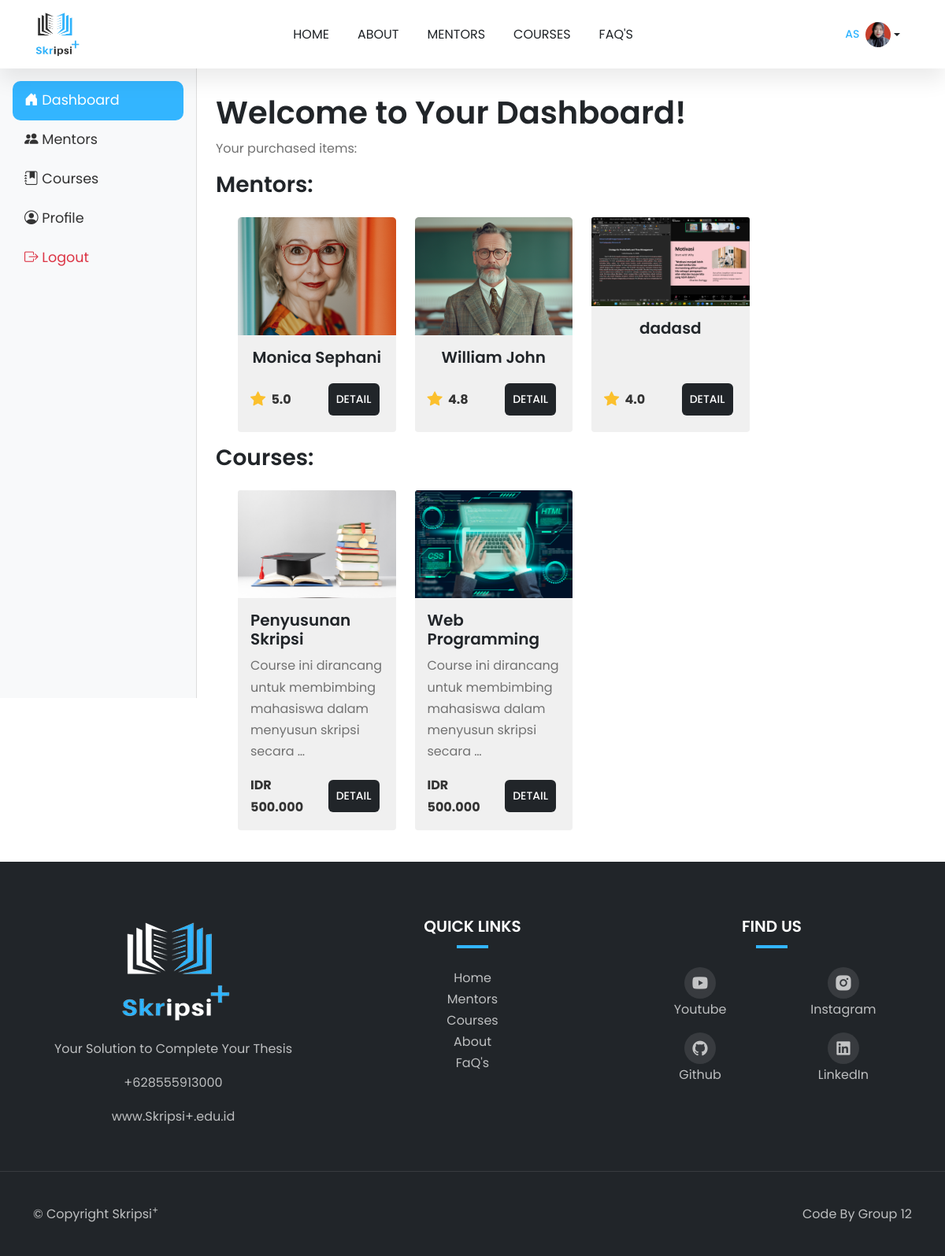
Page /dashboard/ (signed in) on the earlier database version.
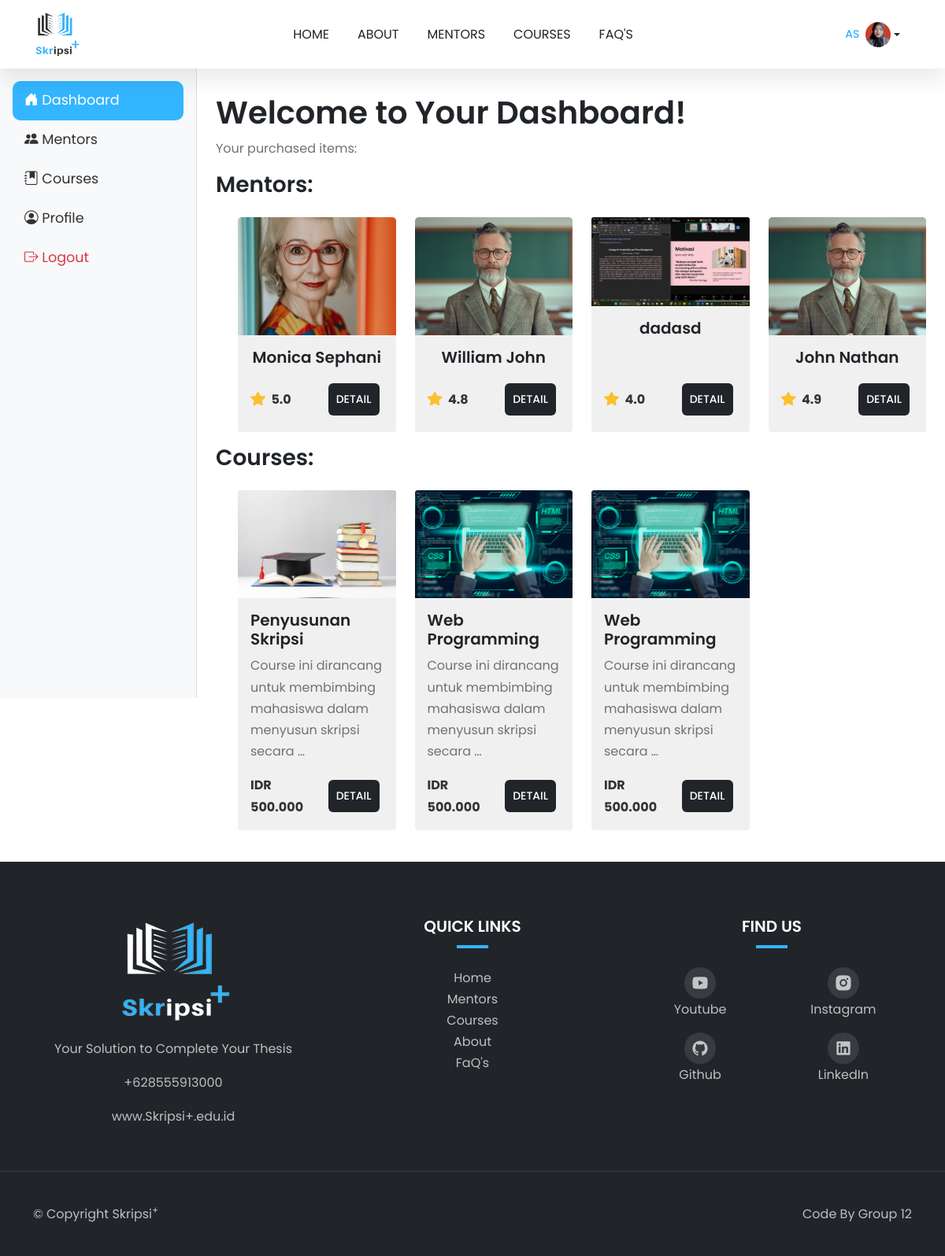
Same page on the later database version.
### public_app/models.py (models this page shows, shortened)
class Profile(models.Model):
    user = models.OneToOneField(User, on_delete=models.CASCADE)
    phone = models.CharField(max_length=15, blank=True, null=True)
    domicile = models.CharField(max_length=100, blank=True, null=True)
    photo = models.ImageField(upload_to='profile_photos/', blank=True, null=True)

class Purchase(models.Model):
    user = models.ForeignKey(settings.AUTH_USER_MODEL, on_delete=models.CASCADE)
    mentor = models.ForeignKey(Mentor, on_delete=models.SET_NULL, null=True, blank=True)
    course = models.ForeignKey(Course, on_delete=models.SET_NULL, null=True, blank=True)
    purchased_at = models.DateTimeField(auto_now_add=True)

class Mentor(models.Model):
    name = models.CharField(max_length=100)
    image = models.ImageField(upload_to='mentors/')
    rating = models.DecimalField(max_digits=2, decimal_places=1)
    experience = models.PositiveIntegerField(help_text="Experience in years")
    specialization = models.CharField(max_length=100)
    bio = models.TextField()
    education = models.TextField(help_text="Educational background")
    skills = models.TextField(help_text="Comma-separated list of skills")
    price = models.DecimalField(max_digits=10, decimal_places=3, default=0.0, help_text="Consultation fee")

class Course(models.Model):
    title = models.CharField(max_length=200)
    description = models.TextField()
    price = models.DecimalField(max_digits=10, decimal_places=3)
    image = models.ImageField(upload_to='courses')
    syllabus = models.JSONField(null=True, blank=True)  # Jika memakai JSON untuk syllabus
    students_enrolled = models.PositiveIntegerField(default=0)
    rating = models.DecimalField(max_digits=2, decimal_places=1, default=5.0)
    learning_type = models.CharField(max_length=50, default="Online - Self Learning")

### public_app/views.py (the view)
# urls.py: path('dashboard/', views.dashboard, name='dashboard'),
@login_required(login_url='account_login')
def dashboard(request):
    purchases = Purchase.objects.filter(user=request.user)
    return render(request, 'dashboard.html', {'purchases': purchases})

### public_app/templates/dashboard.html (shortened to what this page needs)
{% extends 'layouts/base.html' %} {% block content %}
<div class="d-flex">
    <nav class="sidebar bg-light p-3 d-none d-md-block" id="sidebar" style="min-width: 250px; transition: transform 0.3s ease-in-out;">
    <ul class="nav flex-column">
      <li class="nav-item">
        <a class="nav-link {% if request.resolver_match.url_name == 'dashboard' %}active{% endif %}" href="{% url 'dashboard' %}">
          <i class="bi bi-house-door-fill"></i> Dashboard
        </a>
      </li>
      <li class="nav-item">
        <a class="nav-link {% if request.resolver_match.url_name == 'dashboard_mentors' %}active{% endif %}" href="{% url 'dashboard_mentors' %}">
          <i class="bi bi-people-fill"></i> Mentors
        </a>
      </li>
      <li class="nav-item">
        <a class="nav-link {% if request.resolver_match.url_name == 'dashboard_courses' %}active{% endif %}" href="{% url 'dashboard_courses' %}">
          <i class="bi bi-journal-bookmark-fill"></i> Courses
        </a>
      </li>
      <li class="nav-item">
        <a class="nav-link {% if request.resolver_match.url_name == 'profile' %}active{% endif %}" href="{% url 'profile' %}">
          <i class="bi bi-person-circle"></i> Profile
        </a>
      </li>
      <li class="nav-item">
        <a class="nav-link text-danger" href="{% url 'account_logout' %}">
          <i class="bi bi-box-arrow-right"></i> Logout
        </a>
      </li>
    </ul>
    </nav>
    <main class="flex-grow-1 mt-2">
      <div class="content-dashboard p-4">
        <h1>Welcome to Your Dashboard!</h1>
        <p>Your purchased items:</p>
        <h3>Mentors:</h3>
        <div class="row ms-lg-3 mb-3">
          {% for purchase in purchases %}
            {% if purchase.mentor %}
              <div class="col-lg-3 col-md-6 mt-3">
                <div class="card h-100" style="width: 100%">
                  <div class="image-zoom">
                    <div class="image-zoom-wrapper">
                      <img
                        src="{{ purchase.mentor.image.url }}"
                        class="card-img-top"
                        alt="{{ purchase.mentor.name }}"
                      />
                    </div>
                  </div>
                  <div class="card-body d-flex flex-column text-center">
                    <h5 class="card-title mb-3">{{ purchase.mentor.name }}</h5>
                    <div
                      class="mt-auto d-flex justify-content-between align-items-center"
                    >
                      <div class="rating d-flex align-items-center">
                        <i class="bi bi-star-fill"></i>
                        <span class="ms-1">{{ purchase.mentor.rating }}</span>
                      </div>
                      <a
                        href="{% url 'mentor_detail' purchase.mentor.id %}"
                        class="btn btn-brand"
                        >Detail</a
                      >
                    </div>
                  </div>
                </div>
              </div>
            {% endif %}
          {% endfor %}
        </div>
        <h3>Courses:</h3>
        <div class="row ms-lg-3 mb-3">
          {% for purchase in purchases %}
            {% if purchase.course %}
              <div class="col-lg-3 col-md-6 mt-3">
                <div class="card h-100" style="width: 100%">
                  <div class="image-zoom">
                    <div class="image-zoom-wrapper">
                      <img
                        src="{{ purchase.course.image.url }}"
                        class="card-img-top"
                        alt="{{ purchase.course.title }}"
                      />
                    </div>
                  </div>
                  <div class="card-body d-flex flex-column">
                    <h5 class="card-title">{{ purchase.course.title }}</h5>
                    <p class="card-text flex-grow-1">
                      {{ purchase.course.description|truncatewords:10 }}
                    </p>
                    <div
                      class="mt-auto d-flex justify-content-between align-items-center"
                    >
                      <div class="price">
                        <span class="ml-2">IDR {{ purchase.course.price }}</span>
                      </div>
                      <a
                        href="{% url 'course_bought' purchase.course.pk %}"
                        class="btn btn-brand"
                        >Detail</a
                      >
                    </div>
                  </div>
                </div>
              </div>
            {% endif %}
          {% endfor %}
        </div>
      </div>
    </main>
</div>
{% endblock content %}

### public_app/templates/layouts/base.html (shortened to what this page needs)
{% load static %}
<!DOCTYPE html>
<html lang="en">
  <head>
    <link
      href="https://cdn.jsdelivr.net/npm/bootstrap@5.0.2/dist/css/bootstrap.min.css"
      rel="stylesheet"
    />
    <link
      rel="stylesheet"
      href="https://cdn.jsdelivr.net/npm/bootstrap-icons/font/bootstrap-icons.css"
    />
    <link
      href="https://cdn.jsdelivr.net/npm/remixicon@4.2.0/fonts/remixicon.css"
      rel="stylesheet"
    />
    <link rel="stylesheet" href="{% static 'css/owl.theme.css'%}" />
    <link rel="stylesheet" href="{% static 'css/owl.carousel.css'%}" />
    <link rel="stylesheet" href="{% static 'css/style.css'%}" />
  </head>
  <body>
    {% include 'components/navbar.html' %}
    <main class="">{% block content %} {% endblock content %}</main>
    {% include 'components/footer.html' %}
  </body>
</html>

### public_app/templates/components/navbar.html (shortened to what this page needs)
{% load static %}
<nav class="navbar navbar-expand-lg bg-white sticky-top">
  <div class="container">
    <a class="navbar-brand" href="/">
      <img
        class="logo"
        src="{% static 'img/Light-removebg-preview.png'%}"
        alt="logo-Skripsi+"
      />
    </a>
    <div class="collapse navbar-collapse" id="Nav">
      <ul class="navbar-nav m-auto">
        <li class="nav-item">
          <a
            class="nav-link {% if request.resolver_match.url_name == 'home' %}active{% endif %}"
            href="{% url 'home' %}"
            >Home</a
          >
        </li>
        <li class="nav-item">
          <a
            class="nav-link {% if request.resolver_match.url_name == 'about' %}active{% endif %}"
            href="{% url 'about' %}"
            >About</a
          >
        </li>
        <li class="nav-item">
          <a
            class="nav-link {% if request.resolver_match.url_name == 'mentors' %}active{% endif %}"
            href="{% url 'mentors' %}"
            >Mentors</a
          >
        </li>
        <li class="nav-item">
          <a
            class="nav-link {% if request.resolver_match.url_name == 'course' %}active{% endif %}"
            href="{% url 'course' %}"
            >Courses</a
          >
        </li>
        <li class="nav-item">
          <a
            class="nav-link {% if request.resolver_match.url_name == 'faq' %}active{% endif %}"
            href="{% url 'faq' %}"
            >FaQ's</a
          >
        </li>
      </ul>
      {% if user.is_authenticated %}
      <div class="dropdown d-none d-lg-block">
        <button
          class="d-flex align-items-center text-decoration-none dropdown-toggle user-icon btn btn-outline-secondary"
          id="dropdownUser"
          data-bs-toggle="dropdown"
          aria-expanded="false"
          style="color: #212529; background: none; border-radius: 50px; border-width: 3px;">
          <span class="me-2">{{ user.username }}</span>
          {% if user.profile.photo %}
            <img src="{{ user.profile.photo.url }}" alt="User Photo" class="rounded-circle" style="width: 32px; height: 32px; object-fit: cover;">
          {% else %}
            <img src="{% static 'img/profil.png'%}" alt="User Photo" class="rounded-circle" style="width: 32px; height: 32px; object-fit: cover;">
          {% endif %}
        </button>
      </div>
      {% endif %}
    </div>
  </div>
</nav>

### public_app/templates/components/footer.html
{% load static %}
<footer class="bg-dark">
  <div class="footer-top">
    <div class="container">
      <div class="row">
        <div class="col-lg-4 col-sm-6 text-center">
          <a href="#"
            ><img
              src="{% static 'img/Dark-removebg-preview.png'%}"
              alt="logo footer"
          /></a>
          <p>Your Solution to Complete Your Thesis</p>
          <p>+628555913000</p>
          <p>www.Skripsi+.edu.id</p>
        </div>
        <div class="col-lg-4 col-sm-6">
          <h5 class="mb-0 text-white text-center">QUICK LINKS</h5>
          <div class="line"></div>
          <ul class="text-center">
            <li><a href="{% url 'home' %}">Home</a></li>
            <li><a href="{% url 'mentors' %}">Mentors</a></li>
            <li><a href="{% url 'course' %}">Courses</a></li>
            <li><a href="{% url 'about' %}">About</a></li>
            <li><a href="{% url 'faq' %}">FaQ's</a></li>
          </ul>
        </div>
        <div class="col-lg-4 col-sm-6">
          <h5 class="mb-0 text-white text-center">FIND US</h5>
          <div class="line"></div>
          <div
            class="social-icons text-center d-flex flex-column align-items-center"
          >
            <div class="row">
              <div class="col-6">
                <a href="#"><i class="ri-youtube-fill"></i></a>
                <p>Youtube</p>
              </div>
              <div class="col-6">
                <a href="#"><i class="ri-instagram-fill"></i></a>
                <p>Instagram</p>
              </div>
              <div class="col-6">
                <a href="#"><i class="ri-github-fill"></i></a>
                <p>Github</p>
              </div>
              <div class="col-6">
                <a href="#"><i class="ri-linkedin-box-fill"></i></a>
                <p>LinkedIn</p>
              </div>
            </div>
          </div>
        </div>
      </div>
    </div>
  </div>
  <div class="footer-bottom">
    <div class="container">
      <div class="row justify-content-between">
        <div class="col-auto">
          <p class="mb-0">© Copyright Skripsi<sup>+</sup></p>
        </div>
        <div class="col-auto">
          <p class="mb-0">Code By <a href="#">Group 12</a></p>
        </div>
      </div>
    </div>
  </div>
</footer>

### static/css/style.css (style rules this page uses)
:root { --c-dark: #212529; --c-brand: #33b5ff; --c-brand-rgb: 51, 181, 255; --c-white-rgb: 255, 255, 255; --c-dark-rgb: 33, 37, 41; --c-body: #727272; --box-shadow: 0px 15px 25px rgba(0, 0, 0, 0.08); --transition: all 0.5s ease; --font-base: "Poppins-Variable", sans-serif; }
* { padding: 0; margin: 0; box-sizing: border-box; font-family: var(--font-base); }
body { line-height: 1.7 !important; color: var(--c-body) !important; font-size: 16px !important; }
h1,h2,h3,h4,h5,h6, .h1,.h2,.h3,.h4,.h5,.h6 { font-weight: 600 !important; color: var(--c-dark); }
a { text-decoration: none !important; }
span { color: var(--c-brand); }
.image-zoom { position: relative; overflow: hidden; }
.image-zoom-wrapper { overflow: hidden; position: relative; }
.image-zoom-wrapper img { transition: var(--transition); }
.btn { font-weight: 500; font-size: 14px; text-transform: uppercase; border-radius: 6px !important; padding: 10px 24px; }
.btn-brand { background-color: var(--c-dark) !important; border-color: var(--c-dark); color: #ffffff !important; }
.navbar { box-shadow: var(--box-shadow); }
.navbar-nav .nav-link { font-weight: 400 !important; color: var(--c-dark); text-transform: uppercase; margin: 10px; padding: 10px; text-decoration: none; font-size: 16px; }
.logo { width: 60px; }
.btn { padding: 10px; margin: 5px; background-color: none; border: none; }
.card { border: none !important; background-color: #F0F0F0 !important; flex: 1 1 300px; display: flex; flex-direction: column; justify-content: space-between; height: 100%; font-size: 16px !important; }
.card-body { flex-grow: 1; display: flex; flex-direction: column; justify-content: flex-start; }
.rating i { color: #fbc02d; font-size: 1.2rem; margin-right: 0.2rem; }
.rating span { font-size: 1rem; font-weight: bold; color: #333; }
.price span { font-size: 1rem; font-weight: bold; color: #333; }
footer { padding-top: 70px; }
.footer-top { padding-bottom: 40px; border-bottom: 1px solid rgba(255, 255, 255, .1); }
.footer-bottom { padding-top: 40px; padding-bottom: 40px; }
footer li, footer p, footer a { color: rgba(255, 255, 255, .7); }
footer ul { list-style: none; padding: 0; }
footer .line { width: 40px; height: 4px; background-color: var(--c-brand); margin-top: 12px; margin-bottom: 24px; margin: 12px auto 24px; }
.social-icons a { width: 40px; height: 40px; display: inline-flex; align-items: center; justify-content: center; background-color: rgba(255, 255, 255, .1); border-radius: 100px; }
.social-icons i { font-size: 23px; }
.sidebar { height: 100vh; border-right: 1px solid #ddd; }
.sidebar .nav-link, .offcanvas-body .nav-link { font-size: 1.1rem; padding: 10px 15px; color: #333; transition: background 0.2s ease-in-out; }
.sidebar .nav-link.active, .offcanvas-body .nav-link.active { background: var(--c-brand); color: #fff; border-radius: 10px; }

Differences in the rows shown:
added Purchase: mentor.image (picture), mentor.name "John Nathan", mentor.rating "4.9", shown under "Mentors:"
added Purchase: course.image (picture), course "Web Programming", course.description "Course ini dirancang untuk membimbing mahasiswa dalam menyusun skripsi secara …", course.price "500.000", shown under "Courses:"
